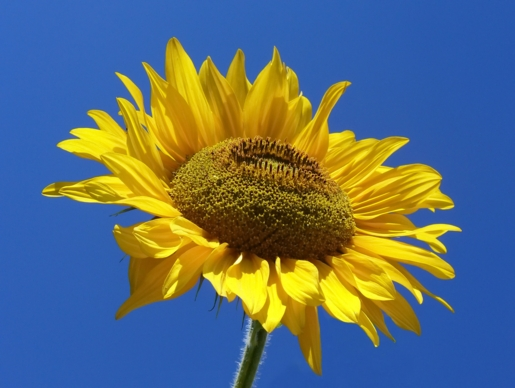
#> input picture Sunflower.jpg, 515 x 388 px
$ python 'pr 4.8.py'
#> lines starting #> are read from the running program, lines starting #| are printed output that depends on the picture
# import Opencv
import cv2

# import Numpy
import numpy as np

# import Matplotlib
import matplotlib.pyplot as plt

# read a image using imread
img = cv2.imread('Sunflower.jpg', 0)  # grayscale
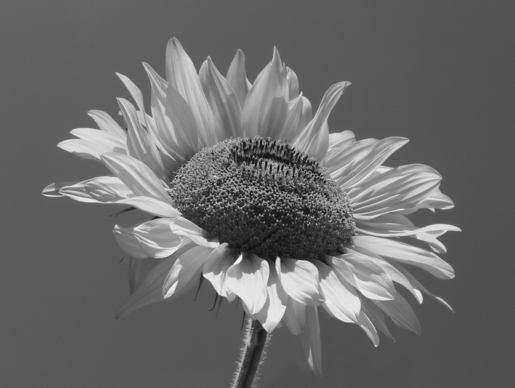
#> img: shape (388, 515); min 14, max 248, mean 105.7

# creating a Histograms Equalization
equ = cv2.equalizeHist(img)
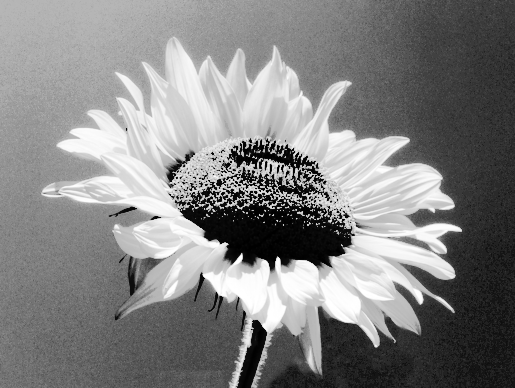
#> equ: shape (388, 515); min 0, max 255, mean 130.3

# stacking images side-by-side
res = np.hstack((img, equ))
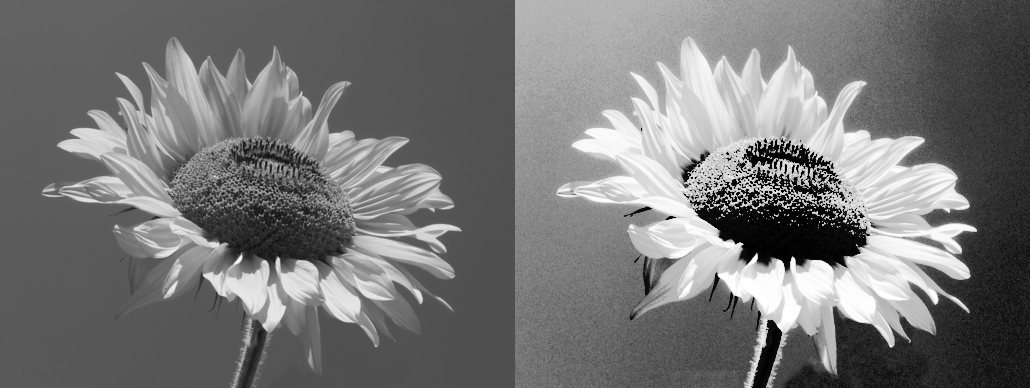
#> res: shape (388, 1030); min 0, max 255, mean 118

# show image input vs output
cv2.imshow('CS24073 Original vs Equalized', res)

# Plotting histograms
plt.figure(figsize=(10, 5))

# Original image histogram
plt.subplot(1, 2, 1)
plt.hist(img.ravel(), 256, [0, 256], color='blue')
plt.title('Original Histogram')
plt.xlabel('Pixel Intensity')
plt.ylabel('Frequency')

# Equalized image histogram
plt.subplot(1, 2, 2)
plt.hist(equ.ravel(), 256, [0, 256], color='green')
plt.title('Equalized Histogram')
plt.xlabel('Pixel Intensity')
plt.ylabel('Frequency')

plt.tight_layout()
plt.show()
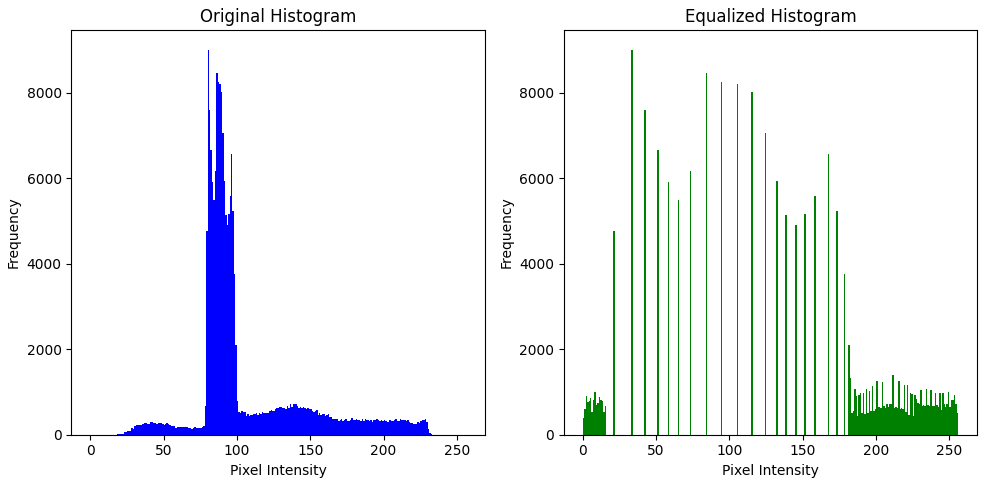
#> figure drawn by matplotlib, 2 panels; panel 1: tallest bar 9004 high, from x = 80 to 81; panel 2: tallest bar 9004 high, from x = 33 to 34

cv2.waitKey(0)
cv2.destroyAllWindows()

$ run again, with Brightness & contrast.jpg copied over Sunflower.jpg
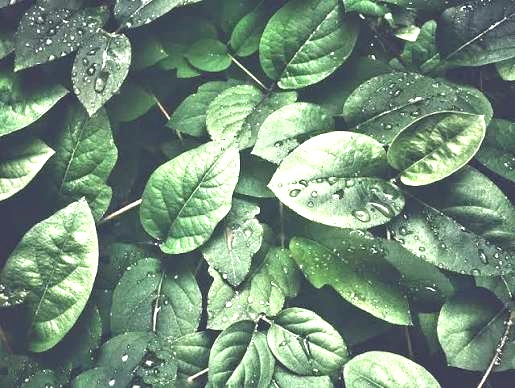
#> input picture Brightness & contrast.jpg, 515 x 388 px
#> `res = np.hstack((img, equ))`:
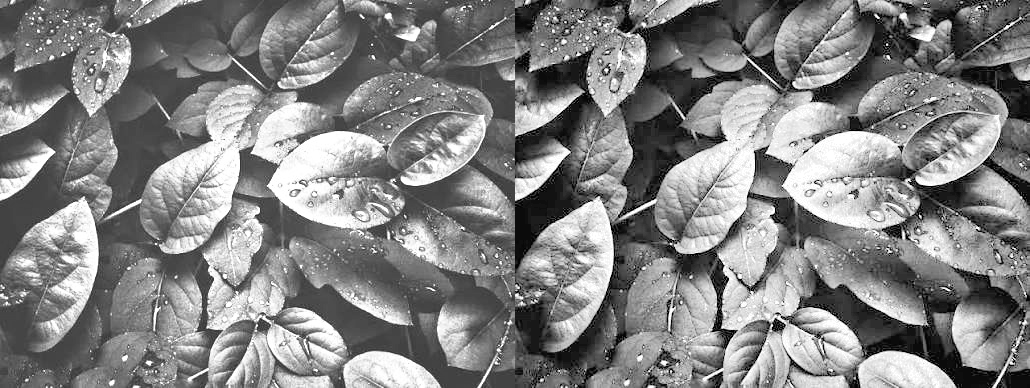
#> res: shape (388, 1030); min 0, max 255, mean 130.6
#> `plt.show()`:
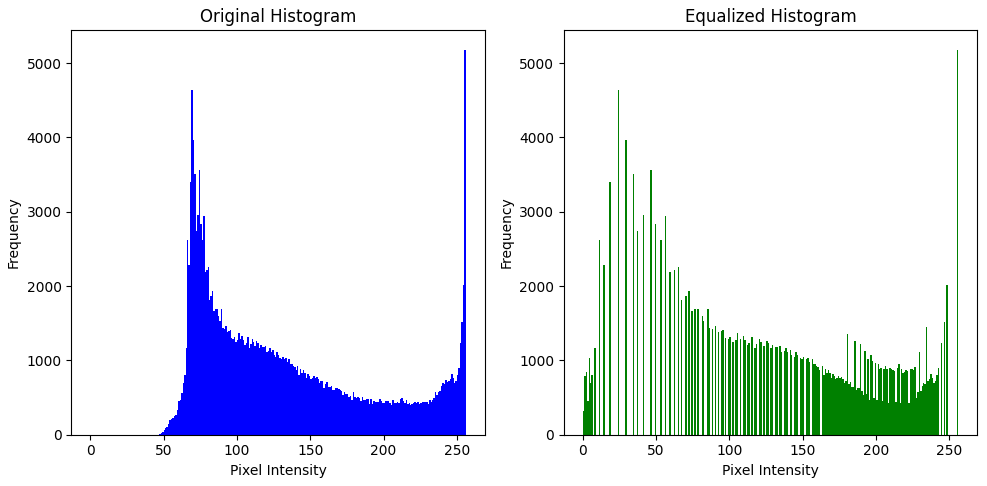
#> figure drawn by matplotlib, 2 panels; panel 1: tallest bar 5181 high, from x = 255 to 256; panel 2: tallest bar 5181 high, from x = 255 to 256
